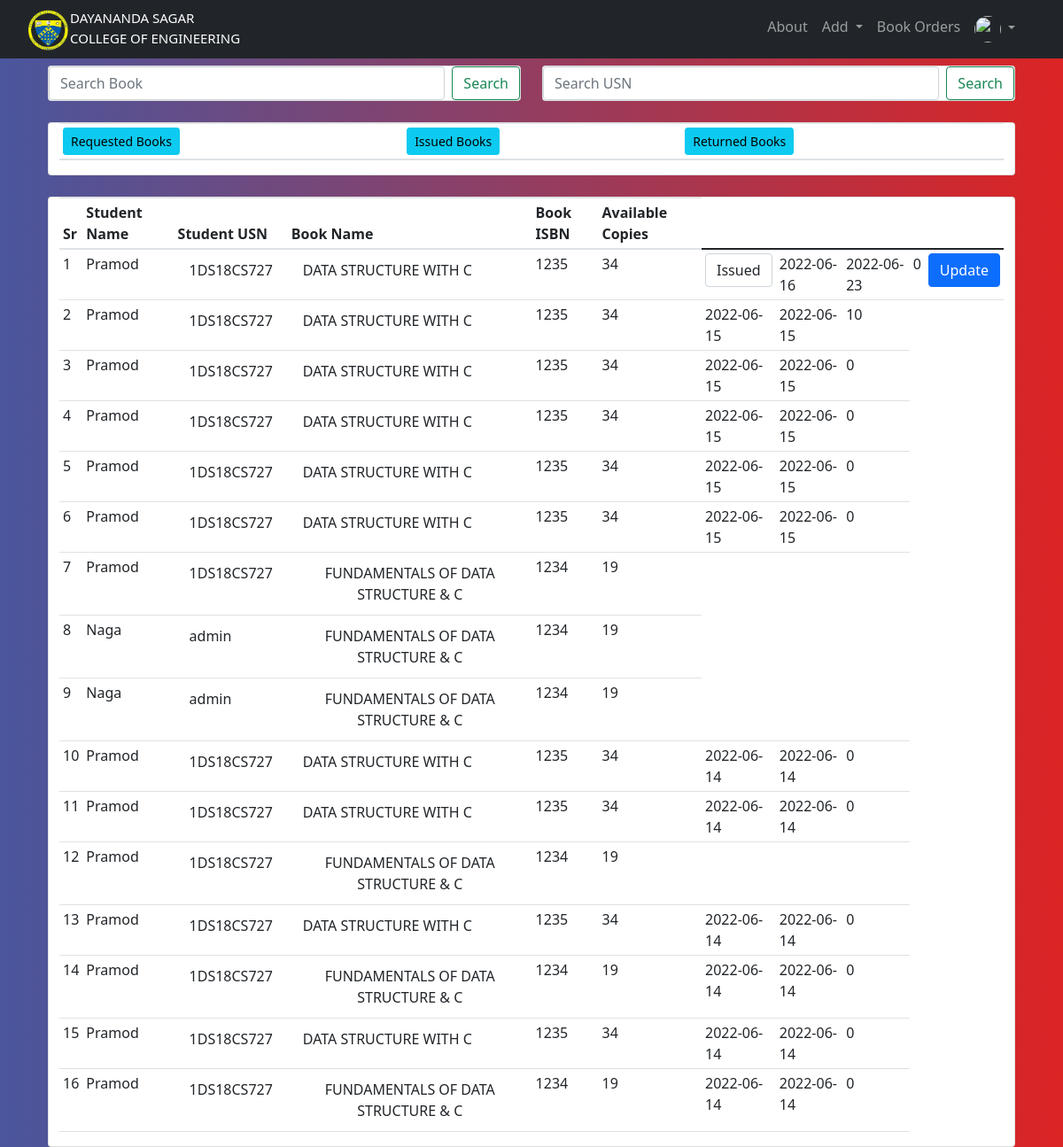
Screenshot of /orders_list (signed in) with the database file from the repository.
### website/models.py (models this page shows, shortened)
class Student_Order(db.Model):
        id = db.Column(db.Integer, primary_key = True)
        status = db.Column(db.String(20), default = 'Requested', nullable = False)
        request_time = db.Column(db.DateTime, nullable = True)
        approve_time = db.Column(db.DateTime, nullable = True)
        return_time = db.Column(db.DateTime, nullable = True)
        returned_time = db.Column(db.DateTime, nullable = True)
        student_id = db.Column(db.Integer, db.ForeignKey('user.id'),nullable=True)
        student = db.relationship('User', backref=db.backref('students_order',lazy=True))
        book_id = db.Column(db.Integer, db.ForeignKey('addbook.id'),nullable=True)
        book = db.relationship('Addbook', backref=db.backref('books_order',lazy=True))
        fine = db.Column(db.Float,default=0)

class User(db.Model,UserMixin):
        __searchable__ = ['usn']
        __tablename__='user'
        id = db.Column(db.Integer, primary_key=True)
        email = db.Column(db.String(150), unique=True)
        password=db.Column(db.String(150))
        first_name=db.Column(db.String(150))
        is_active = db.Column(db.Boolean,default=False)
        urole = db.Column(db.String(80))
        usn = db.Column(db.String(10))
        status = db.Column(db.String(10))
        department_id = db.Column(db.Integer, db.ForeignKey('department.id'),nullable=True)
        department = db.relationship('Department', backref=db.backref('user_departments',lazy=True))
        semester_id = db.Column(db.Integer, db.ForeignKey('semester.id'),nullable=True)
        semester = db.relationship('Semester', backref=db.backref('user_semesters',lazy=True))
        def is_active(self):
                return self.is_active
        def get_urole(self):
                return self.urole

class Addbook(db.Model):
    __tablename__='addbook'
    __searchable__ = ['name', 'desc', 'isbn']
    id = db.Column(db.Integer, primary_key=True)
    name = db.Column(db.String(80), nullable=False)
    price = db.Column(db.Numeric(10,2), nullable=False)
    isbn = db.Column(db.Integer,default=0)
    stock = db.Column(db.Integer,nullable=False)
    available_copies = db.Column(db.Integer,nullable=False)
    desc = db.Column(db.Text, nullable=False)
    pub_date = db.Column(db.DateTime, nullable=False, default=datetime.utcnow)
    department_id = db.Column(db.Integer, db.ForeignKey('department.id'),nullable=False)
    department = db.relationship('Department', backref=db.backref('departments',lazy=True))
    semester_id = db.Column(db.Integer, db.ForeignKey('semester.id'),nullable=False)
    semester = db.relationship('Semester', backref=db.backref('semesters',lazy=True))
    image_1 = db.Column(db.String(150), nullable=False, default='image.jpg')
    image_2 = db.Column(db.String(150), nullable=False, default='image.jpg')
    image_3 = db.Column(db.String(150), nullable=False, default='image.jpg')

### website/views.py (the view)
@views.route('/orders_list')
@requires_access_level("admin")
def orders_list_for_admin():
    orders = Student_Order.query.order_by(Student_Order.request_time.desc()).all()
    return render_template("orders_list_for_admin.html", user=current_user,orders=orders)

### website/views.py (called while the page is built)
def requires_access_level(access_level):
    def decorator(f):
        @wraps(f)
        def decorated_function(*args, **kwargs):
            if not current_user.is_authenticated:
                flash('Login to Access', 'error')
                return redirect(url_for('views.home'))
            if current_user.get_urole() not in access_level:
                logout_user()
                flash('You do not have access to this resource. You have been automatically Logged Out', 'error')
                return redirect(url_for('views.home'))
            return f(*args, **kwargs)
        return decorated_function
    return decorator

### website/templates/orders_list_for_admin.html (shortened to what this page needs)
{% extends "base.html" %} {% block title %}Oders List{% endblock %}
{% block content %}
<br>
<br>
<div class="container">
    <div class="row">
    <div class="col-md-6">
        <div class="card mt-100">
        <form class="d-flex" action="{{url_for('views.admin_orders_book_search', status=status)}}">
            <input class="form-control me-2" type="search" placeholder="Search Book" aria-label="Search" name="b">
            <button class="btn btn-outline-success" type="submit">Search</button>
        </form>
        </div>
    </div>
    <div class="col-md-6">
        <div class="card mt-100">
        <form class="d-flex" action="{{url_for('views.admin_orders_usn_search',status=status)}}">
            <input class="form-control me-2" type="search" placeholder="Search USN" aria-label="Search" name="u">
            <button class="btn btn-outline-success" type="submit">Search</button>
        </form>
        </div>
    </div>
</div>
<br>
<div class="container">
        <div class="row">
            <div class="card">
                <table class="table table-sm">
                    <thead>
                        <th><a href ="{{url_for('views.orders_list_on_status',status='Requested')}}" class="btn btn-info btn-sm">Requested Books</a></th>
                        <th><a href ="{{url_for('views.orders_list_on_status',status='Issued')}}" class="btn btn-info btn-sm">Issued Books</a></th>
                        <th><a href ="{{url_for('views.orders_list_on_status',status='Returned')}}" class="btn btn-info btn-sm">Returned Books</a></th>
                    </thead>
                </table>
            </div>
         </div>
</div>
<br>
<div class="container">
        <div class="row">
            <div class="card">
                <table class="table table-sm">
                    <thead>
                        <th>Sr</th>
                        <th>Student Name</th>
                        <th>Student USN</th>
                        <th>Book Name</th>
                        <th>Book ISBN</th>
                        <th>Available Copies</th>
                    </thead>
                    <tbody>
                    {% for order in orders%}
                    <tr>
                        <td>{{loop.index}}</td>
                        <td>{{order.student.first_name}}</td>
                        <td>
                            <button type="button" class="btn btn" data-toggle="modal" data-target="#student_info+{{order.student.usn}}">{{order.student.usn}}</button>
                        </td>
                        <td>
                            <button type="button" class="btn btn" data-toggle="modal" data-target="#book_into_modal+{{order.book.isbn}}">{{order.book.name}}</button>
                        </td>
                        <td>{{order.book.isbn}}</td>
                        <td>{{order.book.available_copies}}</td>
                        {% if(order.status == "Requested")%}
                        <td>
                            <form class="form" method="post" action="/orders_list/Requested">
                            <select name="status" id="status" class="form-control" required>
                                <option value="">Requested</option>
                                {% if order.book.available_copies > 0 %}
                                <option value="Issued,{{order.id}}">Issue Book</option>
                                {% endif %}
                                <option value="Declined,{{order.id}}">Decline Request</option>
                            </select>
                        </td>
                        <td>{{order.request_time.date()}}</td>
                        {% elif(order.status == "Issued")%}
                        <td>
                            <form class="form" method="post" action="/orders_list/Issued">
                            <select name="status" id="status" class="form-control" required>
                                <option value="Issued">Issued</option>
                            </select>
                        </td>
                        <td>{{order.approve_time.date()}}</td>
                        <td>{{order.return_time.date()}}</td>
                        <td>{{order.fine}}</td>
                        {% elif(order.status == "Returned")%}
                        <td>{{order.approve_time.date()}}</td>
                        <td>{{order.returned_time.date()}}</td>
                        <td>{{order.fine}}</td>
                        {% endif %}
                        {% if(order.status in ["Requested","Issued"])%}
                        <td>
                            <input type="submit" class="btn btn-primary" value="Update">
                        </td>
                        {% endif %}
                    </tr>
                    {% endfor %}
                    </tbody>
                </table>
    </div>
         </div>
</div>
{% endblock %}

### website/static/style.css (style rules this page uses)
.bg-nav { background: #DC2424; background: -webkit-linear-gradient(to right, #4A569D, #DC2424); background: linear-gradient(to right, #4A569D, #DC2424); }
.mt-100 { margin-top: -40px; }

### rows the page displays
Student_Order: student.first_name "Pramod", student.usn "1DS18CS727", book.name "DATA STRUCTURE WITH C", book.isbn "1235", book.available_copies "34", approve_time "2022-06-16", return_time "2022-06-23", fine "0"
Student_Order: student.first_name "Pramod", student.usn "1DS18CS727", book.name "DATA STRUCTURE WITH C", book.isbn "1235", book.available_copies "34", approve_time "2022-06-15", returned_time "2022-06-15", fine "10"
Student_Order: student.first_name "Pramod", student.usn "1DS18CS727", book.name "DATA STRUCTURE WITH C", book.isbn "1235", book.available_copies "34", approve_time "2022-06-15", returned_time "2022-06-15", fine "0"
Student_Order: student.first_name "Pramod", student.usn "1DS18CS727", book.name "DATA STRUCTURE WITH C", book.isbn "1235", book.available_copies "34", approve_time "2022-06-15", returned_time "2022-06-15", fine "0"
Student_Order: student.first_name "Pramod", student.usn "1DS18CS727", book.name "DATA STRUCTURE WITH C", book.isbn "1235", book.available_copies "34", approve_time "2022-06-15", returned_time "2022-06-15", fine "0"
Student_Order: student.first_name "Pramod", student.usn "1DS18CS727", book.name "DATA STRUCTURE WITH C", book.isbn "1235", book.available_copies "34", approve_time "2022-06-15", returned_time "2022-06-15", fine "0"
Student_Order: student.first_name "Pramod", student.usn "1DS18CS727", book.name "FUNDAMENTALS OF DATA STRUCTURE & C", book.isbn "1234", book.available_copies "19"
Student_Order: student.first_name "Naga", student.usn "admin", book.name "FUNDAMENTALS OF DATA STRUCTURE & C", book.isbn "1234", book.available_copies "19"
Student_Order: student.first_name "Naga", student.usn "admin", book.name "FUNDAMENTALS OF DATA STRUCTURE & C", book.isbn "1234", book.available_copies "19"
Student_Order: student.first_name "Pramod", student.usn "1DS18CS727", book.name "DATA STRUCTURE WITH C", book.isbn "1235", book.available_copies "34", approve_time "2022-06-14", returned_time "2022-06-14", fine "0"
Student_Order: student.first_name "Pramod", student.usn "1DS18CS727", book.name "DATA STRUCTURE WITH C", book.isbn "1235", book.available_copies "34", approve_time "2022-06-14", returned_time "2022-06-14", fine "0"
Student_Order: student.first_name "Pramod", student.usn "1DS18CS727", book.name "FUNDAMENTALS OF DATA STRUCTURE & C", book.isbn "1234", book.available_copies "19"
Student_Order: student.first_name "Pramod", student.usn "1DS18CS727", book.name "DATA STRUCTURE WITH C", book.isbn "1235", book.available_copies "34", approve_time "2022-06-14", returned_time "2022-06-14", fine "0"
Student_Order: student.first_name "Pramod", student.usn "1DS18CS727", book.name "FUNDAMENTALS OF DATA STRUCTURE & C", book.isbn "1234", book.available_copies "19", approve_time "2022-06-14", returned_time "2022-06-14", fine "0"
Student_Order: student.first_name "Pramod", student.usn "1DS18CS727", book.name "DATA STRUCTURE WITH C", book.isbn "1235", book.available_copies "34", approve_time "2022-06-14", returned_time "2022-06-14", fine "0"
Student_Order: student.first_name "Pramod", student.usn "1DS18CS727", book.name "FUNDAMENTALS OF DATA STRUCTURE & C", book.isbn "1234", book.available_copies "19", approve_time "2022-06-14", returned_time "2022-06-14", fine "0"
